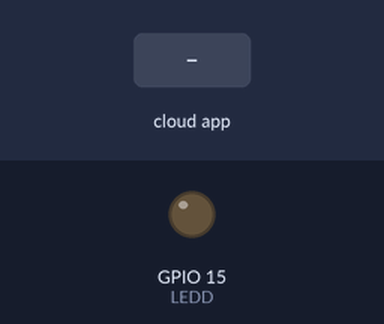
A sketch run on a simulated ESP8266 (NodeMCU). Parts: output pins drawn as LEDs (lit = HIGH). Inputs (shaded band) come from the test bench. WiFi joins after 1.5 s; servers stay silent unless stated; the Firebase database answers and starts empty; what the sketch prints to the serial monitor is not drawn.

Above: at 2.8 s.
2.9 s: the phone or cloud app sets state to 1
At 4.2 s:
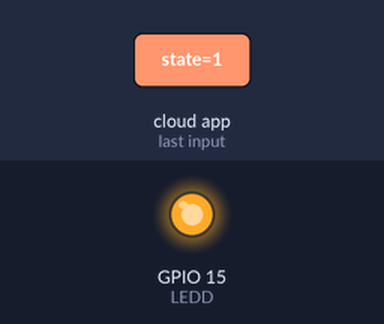
4.5 s: the phone or cloud app sets state to 0
At 5.3 s:
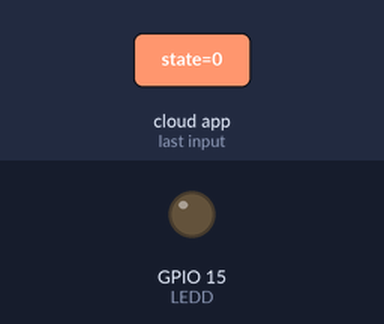
Timing chart, 0 to 7.5 s (numbered marks = the images above; inputs shaded):
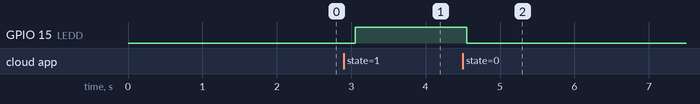

The sketch:

trialArduino.ino
```cpp
#include <ESP8266WiFi.h>
#include <FirebaseArduino.h>
// Set these to run example.

#define FIREBASE_HOST ""

#define FIREBASE_AUTH ""

#define WIFI_SSID ""

#define WIFI_PASSWORD ""

#define LED 2

int LEDD =15;

void setup() {
pinMode(LEDD, OUTPUT);


Serial.begin(9600);

WiFi.begin(WIFI_SSID, WIFI_PASSWORD);

Serial.print("connecting");

while (WiFi.status() != WL_CONNECTED) {

Serial.print(".");

delay(500);

}

Serial.println();

Serial.print("connected: ");

Serial.println(WiFi.localIP());

Firebase.begin(FIREBASE_HOST, FIREBASE_AUTH);


Firebase.setInt("state",0);


}

void loop() {

if(Firebase.getInt("state"))

{
digitalWrite(LEDD,HIGH);
delay(100);


}
else

{


digitalWrite(LEDD,LOW);
delay(100);


}


if (Firebase.failed()) // Check for errors {

Serial.print("setting /number failed:");

Serial.println(Firebase.error());

return;


delay(1000);

}
```

Measured:
- after the input at 2.9 s, GPIO 15 (LEDD): LOW → HIGH after 0.15 s
- after the input at 4.5 s, GPIO 15 (LEDD): HIGH → LOW after 0.05 s
